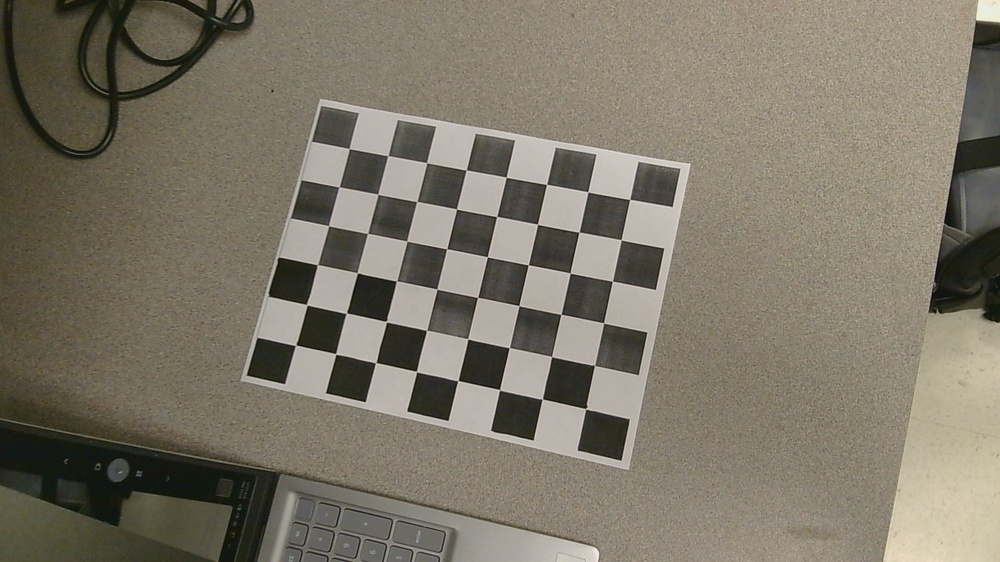
#> input picture Camera/images/WIN_20250908_12_21_14_Pro.jpg, 1000 x 562 px, shrunk from 1920 x 1080 before the run; its folder holds only this picture in this run
$ python Camera_Calibration.py
#> lines starting #> are read from the running program, lines starting #| are printed output that depends on the picture; after the words box and inside, x2 and y2 are one past the last pixel; in counts of white or black regions, pixels touching at a corner belong together; long printed decimals are rounded
# Import required modules
import cv2
import numpy as np
import os
import glob


# Define the dimensions of checkerboard
CHECKERBOARD = (6, 8)


# stop the iteration when specified
# accuracy, epsilon, is reached or
# specified number of iterations are completed.
criteria = (cv2.TERM_CRITERIA_EPS +
            cv2.TERM_CRITERIA_MAX_ITER, 30, 0.001)


# Vector for 3D points
threedpoints = []

# Vector for 2D points
twodpoints = []


#  3D points real world coordinates
objectp3d = np.zeros((1, CHECKERBOARD[0]
                      * CHECKERBOARD[1],
                      3), np.float32)
objectp3d[0, :, :2] = np.mgrid[0:CHECKERBOARD[0],
                               0:CHECKERBOARD[1]].T.reshape(-1, 2)
prev_img_shape = None


# Extracting path of individual image stored
# in a given directory. Since no path is
# specified, it will take current directory
# jpg files alone
images = glob.glob('Camera\images\*.jpg')

for filename in images:
    image = cv2.imread(filename)
#> image is the input picture: shape (562, 1000, 3); mean B, G, R 104.2, 118.8, 125
    grayColor = cv2.cvtColor(image, cv2.COLOR_BGR2GRAY)
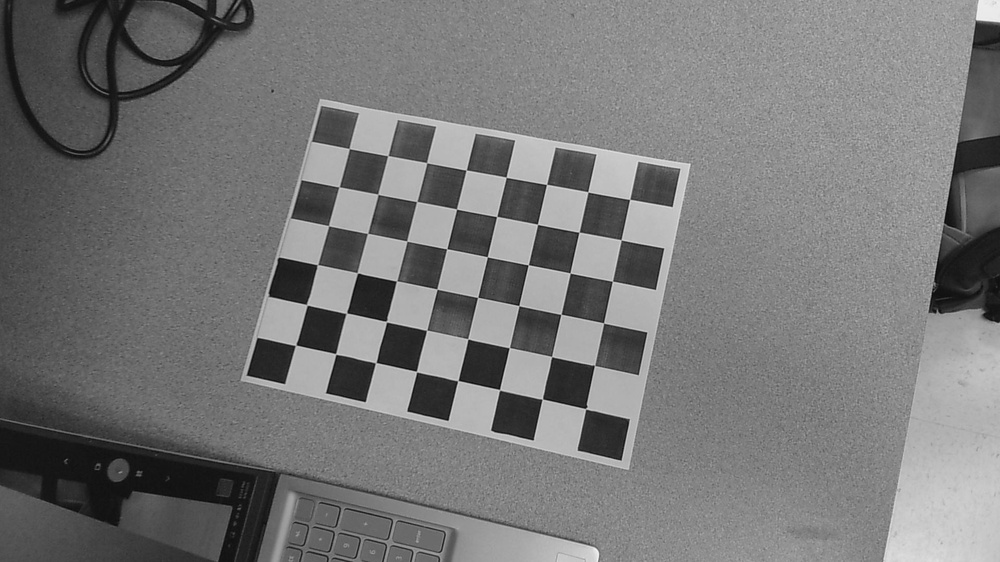
#> grayColor: shape (562, 1000); min 7, max 247, mean 119

    # Find the chess board corners
    # If desired number of corners are
    # found in the image then ret = true
    ret, corners = cv2.findChessboardCorners(
                    grayColor, CHECKERBOARD,
                    cv2.CALIB_CB_ADAPTIVE_THRESH
                    + cv2.CALIB_CB_FAST_CHECK +
                    cv2.CALIB_CB_NORMALIZE_IMAGE)
#> ret = True; corners = 48 rows, first 8: [295.8, 345.2], [307, 305.1], [317.2, 264.7], [328.6, 225.7], [339.1, 186.8], [349.2, 148.5], [335.7, 354], [346.6, 313]

    # If desired number of corners can be detected then,
    # refine the pixel coordinates and display
    # them on the images of checker board
    if ret == True:
        threedpoints.append(objectp3d)

        # Refining pixel coordinates
        # for given 2d points.
        corners2 = cv2.cornerSubPix(
            grayColor, corners, (5, 5), (-1, -1), criteria)
#> corners2 = 48 rows, first 8: [295.5, 345.2], [306.7, 304.7], [317.4, 264.7], [328.6, 225.7], [339.1, 186.9], [349.2, 148.6], [335.7, 354], [346.3, 313.2]

        twodpoints.append(corners2)

        # Draw and display the corners
        image = cv2.drawChessboardCorners(image,
                                          CHECKERBOARD,
                                          corners2, ret)
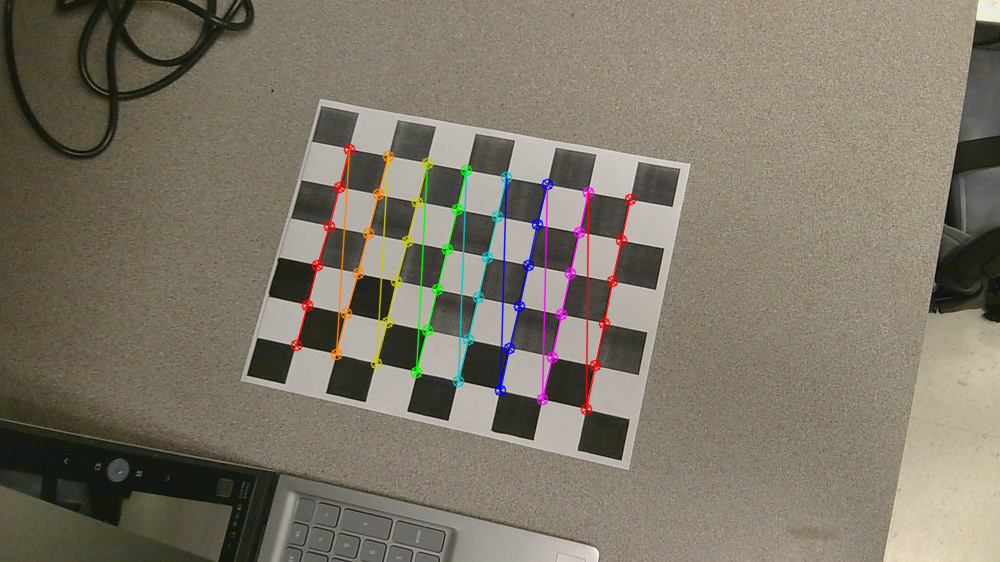
#> image: shape (562, 1000, 3); 2.36% of pixels changed, all inside (x1, y1, x2, y2) = (290, 143, 637, 416)

    cv2.imshow('img', image)
    cv2.waitKey(0)

cv2.destroyAllWindows()

h, w = image.shape[:2]
#> h = 562; w = 1000


# Perform camera calibration by
# passing the value of above found out 3D points (threedpoints)
# and its corresponding pixel coordinates of the
# detected corners (twodpoints)
ret, matrix, distortion, r_vecs, t_vecs = cv2.calibrateCamera(
    threedpoints, twodpoints, grayColor.shape[::-1], None, None)
#> ret = 0.206; matrix = [[1049.1, 0, 488.3], [0, 1058.7, 264.2], [0, 0, 1]]; distortion = [[-0.543, 27.51, -0.0119, 0.00363, -328.5]]; r_vecs = ([-0.308, -0.0687, -1.35],); t_vecs = ([-4.57, 1.92, 24.8],)

mean_error = 0
for i in range(len(threedpoints)):
    imgpoints2, _ = cv2.projectPoints(threedpoints[i], r_vecs[i], t_vecs[i], matrix, distortion)
    error = cv2.norm(twodpoints[i], imgpoints2, cv2.NORM_L2) / len(imgpoints2)
    mean_error += error
#> this loop made 1 pass
#> (error, mean_error) on pass 1: (0.0298, 0.0298)
#> after the loop, mean_error = 0.0298

print("\nTotal reprojection error: ", mean_error / len(threedpoints))
#| Total reprojection error:  0.0298


# Displaying required output
print(" Camera matrix:")
print(matrix)
#| [[1.04906962e+03 0.00000000e+00 4.88318977e+02]
#|  [0.00000000e+00 1.05871044e+03 2.64153933e+02]
#|  [0.00000000e+00 0.00000000e+00 1.00000000e+00]]
# np.savetxt("camera_mtx.txt", matrix, delimiter=",")

print("\n Distortion coefficient:")
print(distortion)
#| [[-5.42746218e-01  2.75098616e+01 -1.19142261e-02  3.62615685e-03
#|   -3.28485866e+02]]
# np.savetxt("camera_dist.txt", distortion, delimiter=",")

print("\n Rotation Vectors:")
print(r_vecs)
#| (array([[-0.3078 ],
#|        [-0.06866],
#|        [-1.347]]),)
# np.save("camera_rvec", r_vecs[0])

print("\n Translation Vectors:")
print(t_vecs)
#| (array([[-4.568],
#|        [ 1.918],
#|        [24.798 ]]),)
# np.save("camera_tvec", t_vecs[0])

$ run again, on Camera/images/WIN_20250922_12_05_10_Pro.jpg
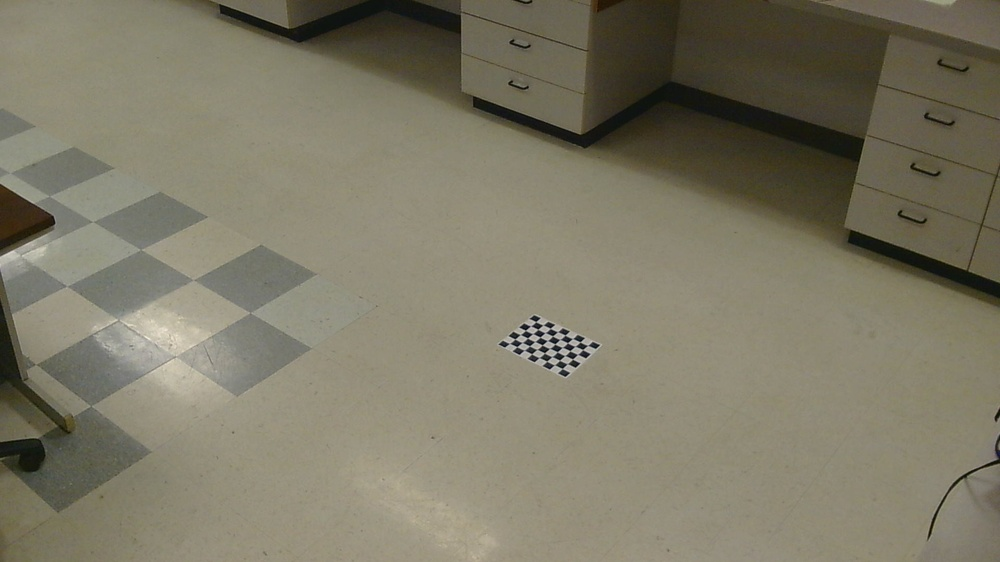
#> input picture Camera/images/WIN_20250922_12_05_10_Pro.jpg, 1000 x 562 px, shrunk from 1920 x 1080 before the run
#> image is the input picture: shape (562, 1000, 3); mean B, G, R 101.8, 120.8, 125.2
#> `grayColor = cv2.cvtColor(image, cv2.COLOR_BGR2GRAY)`:
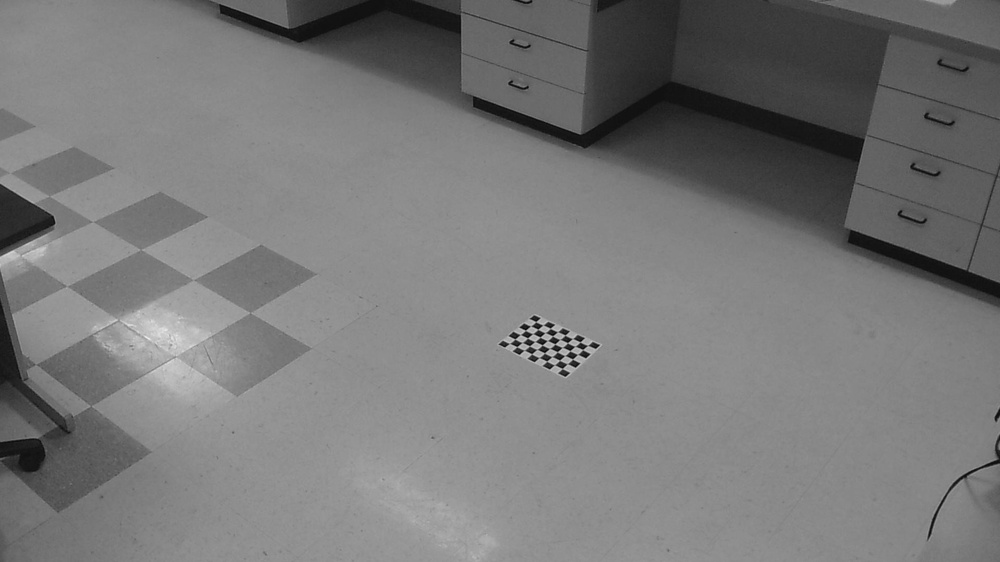
#> grayColor: shape (562, 1000); min 5, max 239, mean 119.8
#> `ret, corners = cv2.findChessboardCorners( grayColor, CHECKERBOARD, cv2..`: ret = True; corners = 48 rows, first 8: [509.5, 343.4], [514.8, 339], [520.4, 334.5], [525.4, 330.4], [530.5, 325.9], [535.7, 321.6], [516.8, 346.6], [522.3, 342.5]
#> corners2 = 48 rows, first 8: [513.6, 340.9], [513.6, 340.9], [523.5, 332.1], [523.5, 332.1], [534.2, 323.5], [536.8, 320.5], [518.2, 345.3], [526.6, 339.4]
#> `image = cv2.drawChessboardCorners(image, CHECKERBOARD, corners2, ret)`:
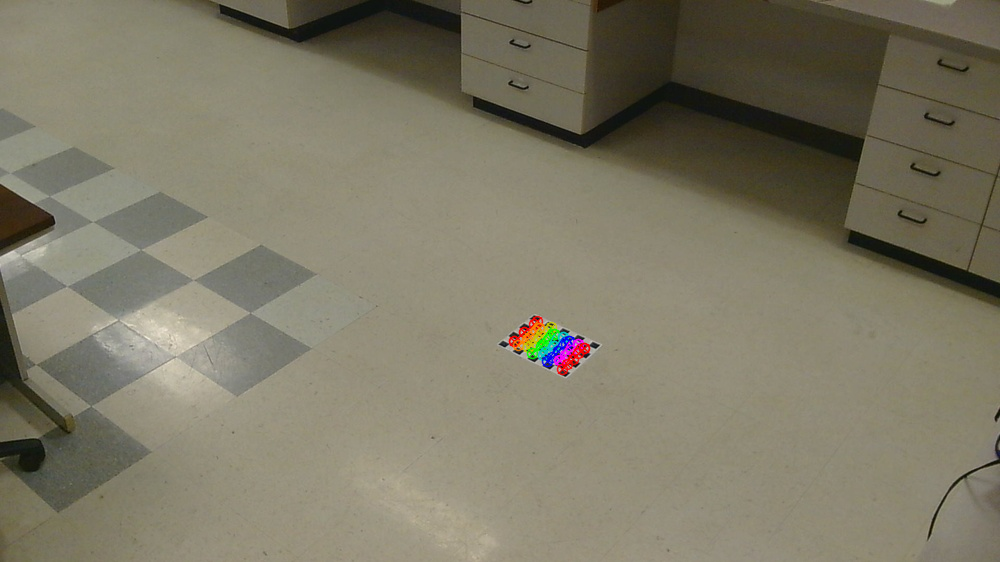
#> image: shape (562, 1000, 3); 0.45% of pixels changed, all inside (x1, y1, x2, y2) = (508, 315, 591, 376)
#> `ret, matrix, distortion, r_vecs, t_vecs = cv2.calibrateCamera( threedp..`: ret = 2.55; matrix = [[371.8, 0, 488.1], [0, 139, 296.7], [0, 0, 1]]; distortion = [[2.42, -1.27, 0.578, -0.333, -62.05]]; r_vecs = ([-0.217, -0.0291, -0.898],); t_vecs = ([3.08, 11.07, 50.57],)
#> the loop `for i in range(len(threedpoints)):` made 1 pass
#> (error, mean_error) on pass 1: (0.369, 0.369)
#> after the loop `for i in range(len(threedpoints)):`: mean_error = 0.369
#| Total reprojection error:  0.3686
#| [[371.830   0.         488.077]
#|  [  0.         138.960 296.744]
#|  [  0.           0.           1.        ]]
#| [[  2.417  -1.269     0.5777  -0.3331 -62.047]]
#| (array([[-0.2173],
#|        [-0.02912],
#|        [-0.8976]]),)
#| (array([[ 3.076],
#|        [11.074],
#|        [50.568]]),)
